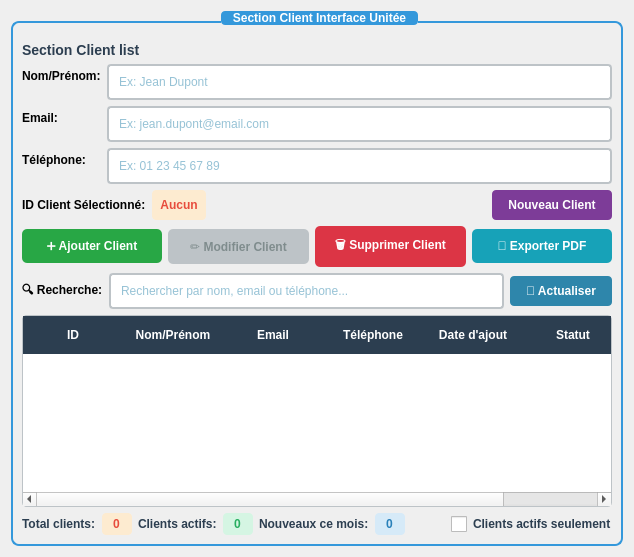
      <widget class="QWidget" name="clientsPage">
       <layout class="QVBoxLayout" name="verticalLayout_3">
        <item>
         <widget class="QGroupBox" name="groupBox">
          <property name="title">
           <string>Section Client Interface Unitée</string>
          </property>
          <property name="styleSheet">
           <string notr="true">QGroupBox {
    font-weight: bold;
    color: #2C3E50;
    border: 2px solid #3498DB;
    border-radius: 8px;
    margin-top: 10px;
    padding-top: 10px;
}
QGroupBox::title {
    subcontrol-origin: margin;
    subcontrol-position: top center;
    padding: 0 10px;
    background-color: #3498DB;
    color: white;
    border-radius: 4px;
}</string>
          </property>
          <layout class="QVBoxLayout" name="verticalLayout">
           <item>
            <widget class="QLabel" name="label_6">
             <property name="text">
              <string>Section Client list</string>
             </property>
             <property name="styleSheet">
              <string notr="true">font-weight: bold; color: #2C3E50; font-size: 14px;</string>
             </property>
            </widget>
           </item>
           <item>
            <layout class="QFormLayout" name="formLayout">
             <item row="0" column="0">
              <widget class="QLabel" name="label">
               <property name="text">
                <string>Nom/Prénom:</string>
               </property>
               <property name="styleSheet">
                <string notr="true">font-weight: bold;</string>
               </property>
              </widget>
             </item>
             <item row="0" column="1">
              <widget class="QLineEdit" name="clientNameEdit">
               <property name="placeholderText">
                <string>Ex: Jean Dupont</string>
               </property>
               <property name="styleSheet">
                <string notr="true">QLineEdit {
    padding: 8px;
    border: 2px solid #BDC3C7;
    border-radius: 4px;
    background-color: white;
    color: #2E86AB;
}
QLineEdit:focus {
    border-color: #3498DB;
}</string>
               </property>
              </widget>
             </item>
             <item row="1" column="0">
              <widget class="QLabel" name="label_2">
               <property name="text">
                <string>Email:</string>
               </property>
               <property name="styleSheet">
                <string notr="true">font-weight: bold;</string>
               </property>
              </widget>
             </item>
             <item row="1" column="1">
              <widget class="QLineEdit" name="clientEmailEdit">
               <property name="placeholderText">
                <string>Ex: jean.dupont@email.com</string>
               </property>
               <property name="styleSheet">
                <string notr="true">QLineEdit {
    padding: 8px;
    border: 2px solid #BDC3C7;
    border-radius: 4px;
    background-color: white;
    color: #2E86AB;
}
QLineEdit:focus {
    border-color: #3498DB;
}</string>
               </property>
              </widget>
             </item>
             <item row="2" column="0">
              <widget class="QLabel" name="label_3">
               <property name="text">
                <string>Téléphone:</string>
               </property>
               <property name="styleSheet">
                <string notr="true">font-weight: bold;</string>
               </property>
              </widget>
             </item>
             <item row="2" column="1">
              <widget class="QLineEdit" name="clientPhoneEdit">
               <property name="placeholderText">
                <string>Ex: 01 23 45 67 89</string>
               </property>
               <property name="styleSheet">
                <string notr="true">QLineEdit {
    padding: 8px;
    border: 2px solid #BDC3C7;
    border-radius: 4px;
    background-color: white;
    color: #2E86AB;
}
QLineEdit:focus {
    border-color: #3498DB;
}</string>
               </property>
              </widget>
             </item>
             <item row="3" column="0" colspan="2">
              <layout class="QHBoxLayout" name="horizontalLayout_3">
               <item>
                <widget class="QLabel" name="label_5">
                 <property name="text">
                  <string>ID Client Sélectionné:</string>
                 </property>
                 <property name="styleSheet">
                  <string notr="true">font-weight: bold;</string>
                 </property>
                </widget>
               </item>
               <item>
                <widget class="QLabel" name="selectedClientIdLabel">
                 <property name="text">
                  <string>Aucun</string>
                 </property>
                 <property name="styleSheet">
                  <string notr="true">font-weight: bold; color: #E74C3C; background-color: #FDEBD0; padding: 4px 8px; border-radius: 4px;</string>
                 </property>
                 <property name="alignment">
                  <set>Qt::AlignCenter</set>
                 </property>
                </widget>
               </item>
               <item>
                <spacer name="horizontalSpacer">
                 <property name="orientation">
                  <enum>Qt::Horizontal</enum>
                 </property>
                 <property name="sizeHint" stdset="0">
                  <size>
                   <width>40</width>
                   <height>20</height>
                  </size>
                 </property>
                </spacer>
               </item>
               <item>
                <widget class="QPushButton" name="clearFormBtn">
                 <property name="text">
                  <string>Nouveau Client</string>
                 </property>
                 <property name="styleSheet">
                  <string notr="true">QPushButton {
    background-color: #7D3C98;
    color: white;
    border: none;
    padding: 8px 16px;
    border-radius: 4px;
    font-weight: bold;
}
QPushButton:hover {
    background-color: #6C3483;
}
QPushButton:pressed {
    background-color: #5B2C6F;
}</string>
                 </property>
                </widget>
               </item>
              </layout>
             </item>
            </layout>
           </item>
           <item>
            <layout class="QHBoxLayout" name="horizontalLayout_4">
             <item>
              <widget class="QPushButton" name="addClientBtn">
               <property name="text">
                <string>➕ Ajouter Client</string>
               </property>
               <property name="styleSheet">
                <string notr="true">QPushButton {
    background-color: #28A745;
    color: white;
    border: none;
    padding: 10px 20px;
    border-radius: 5px;
    font-weight: bold;
}
QPushButton:hover {
    background-color: #218838;
}
QPushButton:pressed {
    background-color: #1E7E34;
}</string>
               </property>
              </widget>
             </item>
             <item>
              <widget class="QPushButton" name="editClientBtn">
               <property name="enabled">
                <bool>false</bool>
               </property>
               <property name="text">
                <string>✏️ Modifier Client</string>
               </property>
               <property name="styleSheet">
                <string notr="true">QPushButton {
    background-color: #FFC107;
    color: #212529;
    border: none;
    padding: 10px 20px;
    border-radius: 5px;
    font-weight: bold;
}
QPushButton:hover {
    background-color: #E0A800;
}
QPushButton:pressed {
    background-color: #D39E00;
}
QPushButton:disabled {
    background-color: #BDC3C7;
    color: #7F8C8D;
}</string>
               </property>
              </widget>
             </item>
             <item>
              <widget class="QPushButton" name="deleteClientBtn">
               <property name="text">
                <string>🗑️ Supprimer Client</string>
               </property>
               <property name="styleSheet">
                <string notr="true">QPushButton {
    background-color: #DC3545;
    color: white;
    border: none;
    padding: 10px 20px;
    border-radius: 5px;
    font-weight: bold;
}
QPushButton:hover {
    background-color: #C82333;
}
QPushButton:pressed {
    background-color: #BD2130;
}</string>
               </property>
              </widget>
             </item>
             <item>
              <widget class="QPushButton" name="exportPdfBtn">
               <property name="text">
                <string>📄 Exporter PDF</string>
               </property>
               <property name="styleSheet">
                <string notr="true">QPushButton {
    background-color: #17A2B8;
    color: white;
    border: none;
    padding: 10px 20px;
    border-radius: 5px;
    font-weight: bold;
}
QPushButton:hover {
    background-color: #138496;
}
QPushButton:pressed {
    background-color: #117A8B;
}</string>
               </property>
              </widget>
             </item>
            </layout>
           </item>
           <item>
            <layout class="QHBoxLayout" name="horizontalLayout_5">
             <item>
              <widget class="QLabel" name="label_4">
               <property name="text">
                <string>🔍 Recherche:</string>
               </property>
               <property name="styleSheet">
                <string notr="true">font-weight: bold; font-size: 12px;</string>
               </property>
              </widget>
             </item>
             <item>
              <widget class="QLineEdit" name="searchLineEdit">
               <property name="placeholderText">
                <string>Rechercher par nom, email ou téléphone...</string>
               </property>
               <property name="styleSheet">
                <string notr="true">QLineEdit {
    padding: 8px;
    border: 2px solid #BDC3C7;
    border-radius: 4px;
    background-color: white;
    color: #2E86AB;
}
QLineEdit:focus {
    border-color: #3498DB;
}</string>
               </property>
              </widget>
             </item>
             <item>
              <widget class="QPushButton" name="refreshTableBtn">
               <property name="text">
                <string>🔄 Actualiser</string>
               </property>
               <property name="styleSheet">
                <string notr="true">QPushButton {
    background-color: #2E86AB;
    color: white;
    border: none;
    padding: 8px 16px;
    border-radius: 4px;
    font-weight: bold;
}
QPushButton:hover {
    background-color: #266D8F;
}
QPushButton:pressed {
    background-color: #1F5A7A;
}</string>
               </property>
              </widget>
             </item>
            </layout>
           </item>
           <item>
            <widget class="QTableWidget" name="clientTable">
             <property name="styleSheet">
              <string notr="true">QTableWidget {
    background-color: white;
    alternate-background-color: #F8F9FA;
    selection-background-color: #3498DB;
    selection-color: white;
    gridline-color: #BDC3C7;
    border: 1px solid #BDC3C7;
    border-radius: 4px;
}
QTableWidget::item {
    padding: 8px;
    border-bottom: 1px solid #ECF0F1;
    color: #2E86AB;
}
QTableWidget::item:selected {
    background-color: #3498DB;
    color: white;
}
QHeaderView::section {
    background-color: #2C3E50;
    color: white;
    padding: 10px;
    border: none;
    font-weight: bold;
}</string>
             </property>
             <property name="editTriggers">
              <set>QAbstractItemView::NoEditTriggers</set>
             </property>
             <property name="selectionMode">
              <enum>QAbstractItemView::SingleSelection</enum>
             </property>
             <property name="selectionBehavior">
              <enum>QAbstractItemView::SelectRows</enum>
             </property>
             <property name="showGrid">
              <bool>true</bool>
             </property>
             <property name="gridStyle">
              <enum>Qt::SolidLine</enum>
             </property>
             <property name="alternatingRowColors">
              <bool>true</bool>
             </property>
             <property name="sortingEnabled">
              <bool>true</bool>
             </property>
             <attribute name="horizontalHeaderHighlightSections">
              <bool>false</bool>
             </attribute>
             <attribute name="horizontalHeaderStretchLastSection">
              <bool>true</bool>
             </attribute>
             <column>
              <property name="text">
               <string>ID</string>
              </property>
             </column>
             <column>
              <property name="text">
               <string>Nom/Prénom</string>
              </property>
             </column>
             <column>
              <property name="text">
               <string>Email</string>
              </property>
             </column>
             <column>
              <property name="text">
               <string>Téléphone</string>
              </property>
             </column>
             <column>
              <property name="text">
               <string>Date d'ajout</string>
              </property>
             </column>
             <column>
              <property name="text">
               <string>Statut</string>
              </property>
             </column>
            </widget>
           </item>
           <item>
            <layout class="QHBoxLayout" name="horizontalLayout_6">
             <item>
              <widget class="QLabel" name="label_7">
               <property name="text">
                <string>Total clients:</string>
               </property>
               <property name="styleSheet">
                <string notr="true">font-weight: bold; color: #2C3E50;</string>
               </property>
              </widget>
             </item>
             <item>
              <widget class="QLabel" name="totalClientsLabel">
               <property name="text">
                <string>0</string>
               </property>
               <property name="styleSheet">
                <string notr="true">font-weight: bold; color: #E74C3C; background-color: #FDEBD0; padding: 4px 8px; border-radius: 4px;</string>
               </property>
              </widget>
             </item>
             <item>
              <widget class="QLabel" name="label_9">
               <property name="text">
                <string>Clients actifs:</string>
               </property>
               <property name="styleSheet">
                <string notr="true">font-weight: bold; color: #2C3E50;</string>
               </property>
              </widget>
             </item>
             <item>
              <widget class="QLabel" name="activeClientsLabel">
               <property name="text">
                <string>0</string>
               </property>
               <property name="styleSheet">
                <string notr="true">font-weight: bold; color: #27AE60; background-color: #D5F5E3; padding: 4px 8px; border-radius: 4px;</string>
               </property>
              </widget>
             </item>
             <item>
              <widget class="QLabel" name="label_11">
               <property name="text">
                <string>Nouveaux ce mois:</string>
               </property>
               <property name="styleSheet">
                <string notr="true">font-weight: bold; color: #2C3E50;</string>
               </property>
              </widget>
             </item>
             <item>
              <widget class="QLabel" name="newThisMonthLabel">
               <property name="text">
                <string>0</string>
               </property>
               <property name="styleSheet">
                <string notr="true">font-weight: bold; color: #2980B9; background-color: #D6EAF8; padding: 4px 8px; border-radius: 4px;</string>
               </property>
              </widget>
             </item>
             <item>
              <spacer name="horizontalSpacer_2">
               <property name="orientation">
                <enum>Qt::Horizontal</enum>
               </property>
               <property name="sizeHint" stdset="0">
                <size>
                 <width>40</width>
                 <height>20</height>
                </size>
               </property>
              </spacer>
             </item>
             <item>
              <widget class="QCheckBox" name="activeClientsOnly">
               <property name="text">
                <string>Clients actifs seulement</string>
               </property>
               <property name="styleSheet">
                <string notr="true">QCheckBox {
    font-weight: bold;
    color: #2C3E50;
}
QCheckBox::indicator {
    width: 16px;
    height: 16px;
}
QCheckBox::indicator:checked {
    background-color: #27AE60;
    border: 2px solid #27AE60;
}</string>
               </property>
              </widget>
             </item>
            </layout>
           </item>
          </layout>
         </widget>
        </item>
       </layout>
      </widget>
